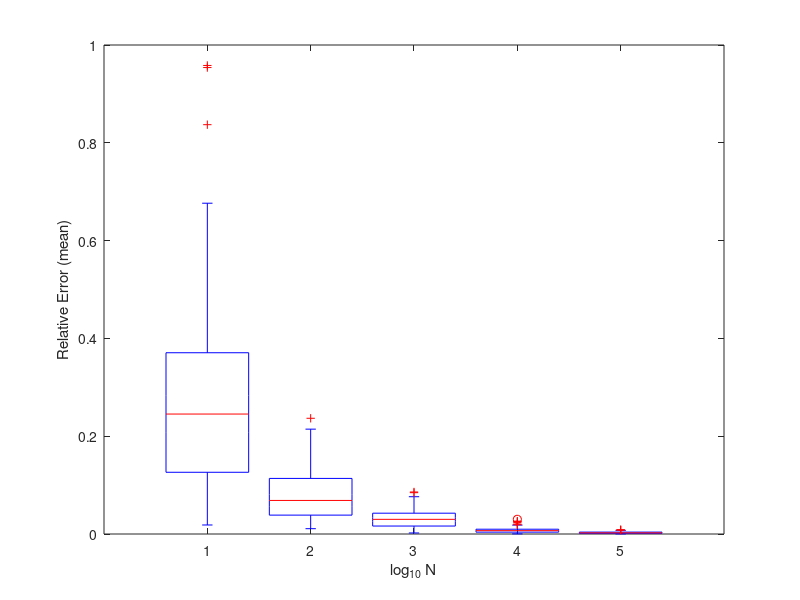

This figure's MATLAB source: (Note: this script raises an error after producing the figure.)
clear; clc;
rng(314);
[Q,D,Qt] = eig([1.6250, -1.9486;-1.9486, 3.8750]);
mu_p = Qt*[1;2];
error_mean = zeros([100,5]);

for power = 1:5
    for iter = 1:100
        samples = [D(1,1)^(1/2) *randn([1,10^power])+mu_p(1);
                   D(2,2)^(1/2) *randn([1,10^power])+mu_p(2)];
        samples = Q*samples;
        mean = sum(samples,2)/10^power;
        error_mean(iter,power)=...
            sqrt(sum((mean-[1;2]).^2, 1)/sum(([1;2]).^2, 1));
    end
end
boxplot(error_mean);
xlabel('log_{10} N');
ylabel('Relative Error (mean)');

%%%
error_cov = zeros([100,5]);
figure;
for power = 1:5
    for iter = 1:100
        samples = [D(1,1)^(1/2) * randn([1,10^power]) + mu_p(1);
                   D(2,2)^(1/2) * randn([1,10^power]) + mu_p(2)];
        samples = Q*samples;
        mean_cov = (samples-sum(samples,2)/10^power)*(samples-sum(samples,2)/10^power).'/10^power;
        error_cov(iter,power)=...
            sqrt(sum((mean_cov-[1.6250, -1.9486;-1.9486, 3.8750]).^2, 'all')...
            /sum(([1.6250, -1.9486;-1.9486, 3.8750]).^2, 'all'));
    end
end
boxplot(error_cov);
xlabel('log_{10} N');
ylabel('Relative Error (covariance)');
